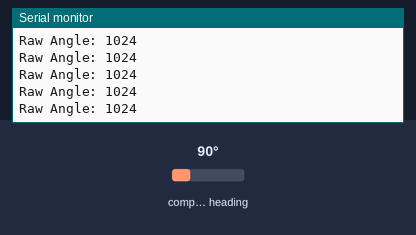
Bench run of a sketch on a simulated ESP8266 (NodeMCU). Parts: the last lines printed to the serial monitor. Wiring (inferred from the names in the program): I2C bus: SDA D2; SCL D3; AS5600 angle sensor at I2C address 0x36. Inputs (shaded band) come from the test bench; at power-on: compass heading 90°.

Above: at 2.2 s.
2.3 s: compass heading set to 7°
At 2.32 s:
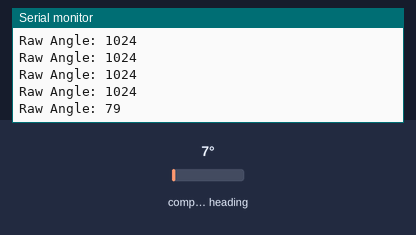
3.8 s: compass heading set to 180°
At 3.83 s:
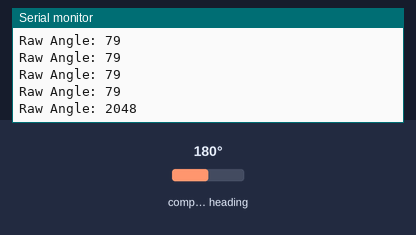
Timing chart, 0 to 6.8 s (numbered marks = the images above; inputs shaded):
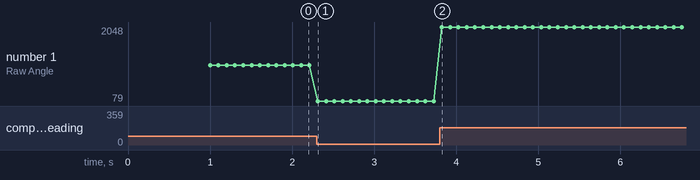

The sketch:

AS5600_soft_i2c.ino
```cpp
#include <Arduino.h>
#include <SoftwareI2C.h>

// air_dataのAoA/AoSと同じピン設定（ソフトウェアI2C）
constexpr uint8_t kAosSdaPin = D2;
constexpr uint8_t kAosSclPin = D3;

constexpr uint8_t kAs5600Address  = 0x36;
constexpr uint8_t kAs5600RegAngle = 0x0C;

SoftwareI2C softWire;

void setup() {
  Serial.begin(115200);
  // シリアルポートの初期化待ち
  delay(1000);
  Serial.println("AS5600 Soft I2C Test Started");

  // SoftwareI2Cライブラリで初期化
  softWire.begin(kAosSdaPin, kAosSclPin);
}

void loop() {
  softWire.beginTransmission(kAs5600Address);
  softWire.write(kAs5600RegAngle);

  // I2C通信のエラーチェック (SoftwareI2Cでは引数なし)
  softWire.endTransmission();

  // 2バイト（12ビット分）の角度データを要求
  // 戻り値は 1: ACK(成功), 0: NAK(失敗) なので 1以外ならエラー
  if (softWire.requestFrom(kAs5600Address, (uint8_t)2) != 1) {
    Serial.println("AS5600 Read Error");
    delay(1000);
    return;
  }

  // 上位バイトの下位4ビットと下位バイトを結合して12ビット値を取得
  uint16_t rawAngle = ((uint16_t)softWire.read() << 8) & 0x0F00;
  rawAngle |= (uint16_t)softWire.read();

  // 0~4095 の値が出力される
  Serial.printf("Raw Angle: %u\n", rawAngle);

  delay(100);
}
```

Measured:
- after the input at 2.3 s, the serial monitor: prints a new line at once (image 1)
- after the input at 3.8 s, the serial monitor: prints a new line at once (image 2)
- plotted number 1: 1024 → 79 after the input at 2.3 s, 79 → 2048 after the input at 3.8 s
